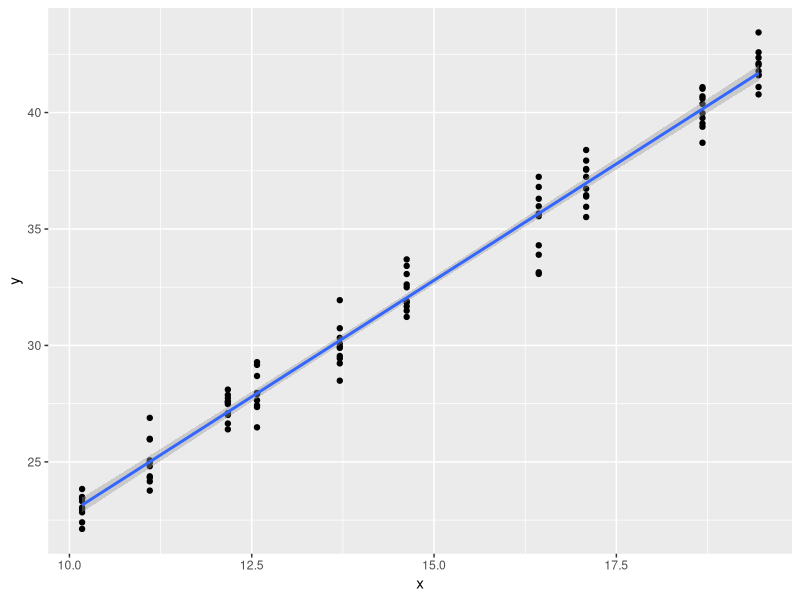

R code for this plot:
install.packages("dplyr")
install.packages("tidyverse")
library(dplyr)
library(tidyverse)
install.packages("ggplot2")
library(ggplot2, help, pos = 2, lib.loc = NULL)
x <- runif(10, 10, 20)
# print(x)
b0 <- 0
b1 <- 1
y <- b0 + b1 * x
print(y)
y <- 2 * x + 3 + rnorm(100, 0, 1)
df <- data.frame(x, y)
print(df)

ggplot(df, aes(x = x, y = y)) +
  geom_point() +
  geom_smooth(method = "lm", se = TRUE)

model <- lm(y ~ x, data = df)
print(model)
model <- lm(y ~ x, data = df)
print(model)
